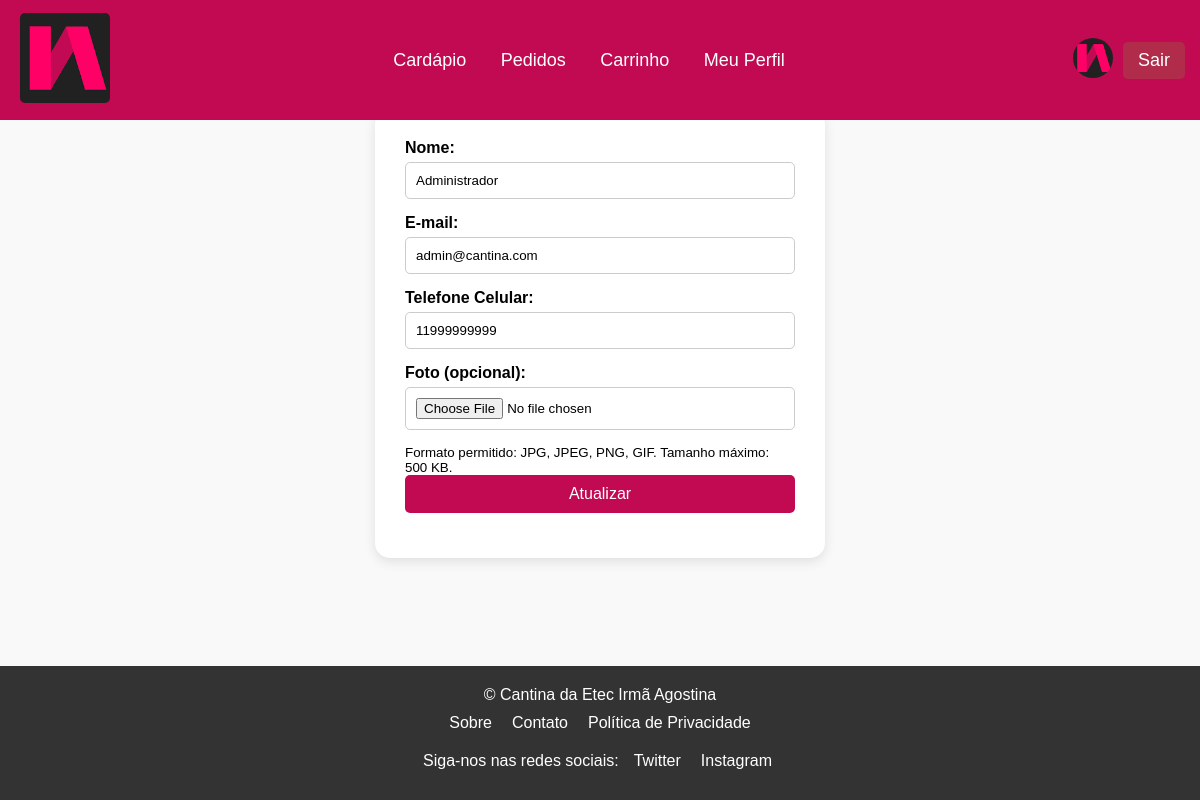
Screenshot of /MeuPerfil.php (signed in) with the database file from the repository.
### tables this page shows
CREATE TABLE tbUsuarios (
    codUsu INT NOT NULL AUTO_INCREMENT,
    nome VARCHAR(100) NOT NULL,
    email VARCHAR(100) NOT NULL UNIQUE,
    telCelular VARCHAR(15) NOT NULL,
    senha VARCHAR(255) NOT NULL,  
    salt VARCHAR(32) NOT NULL,  
    tipoUsuario ENUM('usuario', 'admin') DEFAULT 'usuario',  
    status ENUM('ativo', 'inativo') DEFAULT 'ativo',  
    dataCadastro TIMESTAMP DEFAULT CURRENT_TIMESTAMP,  
    foto VARCHAR(255) DEFAULT NULL,  
    PRIMARY KEY (codUsu)
);

### MeuPerfil.php (the view, shortened to what this page needs)
<?php
include_once 'php_action/db.php';
include_once 'header.php';
if (isset($_SESSION['codUsu'])) {
    $codUsu = $_SESSION['codUsu'];
    $sql = "SELECT nome, email, telCelular, foto FROM tbUsuarios WHERE codUsu = :codUsu";
    $stmt = $pdo->prepare($sql);
    $stmt->bindParam(':codUsu', $codUsu);
    $stmt->execute();
    $usuario = $stmt->fetch(PDO::FETCH_ASSOC);
} else {
    header('Location: login.php');
    exit();
}
?>
<!DOCTYPE html>
<html lang="pt-BR">
<head>
    <link rel="stylesheet" href="_css/MeuPerfil.css">
</head>
<body>
    <div class="form-container">
        <form action="MeuPerfil.php" method="post" enctype="multipart/form-data">
            <label for="nome">Nome:</label>
            <input type="text" id="nome" name="nome" value="<?= htmlspecialchars($usuario['nome']) ?>" required>
            <label for="email">E-mail:</label>
            <input type="email" id="email" name="email" value="<?= htmlspecialchars($usuario['email']) ?>" required>
            <label for="telCelular">Telefone Celular:</label>
            <input type="text" id="telCelular" name="telCelular" value="<?= htmlspecialchars($usuario['telCelular']) ?>" required>
            <label for="foto">Foto (opcional):</label>
            <input type="file" id="foto" name="foto" accept="image/*">
            <small>Formato permitido: JPG, JPEG, PNG, GIF. Tamanho máximo: 500 KB.</small>
            <button type="submit">Atualizar</button>
        </form>
    </div>
</body>
</html>
<?php include 'footer.php'; ?>

### _css/header.css (style rules this page uses)
body { margin: 0; padding-top: 120px; box-sizing: border-box; display: flex; flex-direction: column; min-height: 100vh; }

### _css/MeuPerfil.css (style rules this page uses)
* { margin: 0; padding: 0; box-sizing: border-box; }
body { padding-top: 120px; background-color: #f9f9f9; }
.form-container { background-color: white; border-radius: 15px; box-shadow: 0px 4px 12px rgba(0, 0, 0, 0.1); padding: 30px; width: 100%; max-width: 450px; margin: 20px auto; }
form { display: flex; flex-direction: column; }
label { margin-bottom: 5px; font-weight: bold; }
input[type="text"], input[type="email"], input[type="file"], button { margin-bottom: 15px; padding: 10px; border-radius: 5px; border: 1px solid #ccc; }
button { background-color: #c10a52; color: white; border: none; cursor: pointer; font-size: 16px; }

### _css/footer.css (style rules this page uses)
html, body { height: 100%; margin: 0; padding: 0; box-sizing: border-box; font-family: Arial, sans-serif; }

### rows the page displays
tbusuarios: nome "Administrador", email "admin@cantina.com", telCelular "11999999999"
